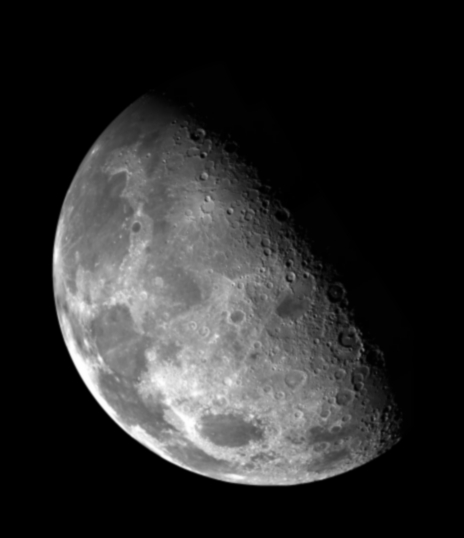
#> input picture 3/moon.jpg, 464 x 538 px
$ python 4.py
#> lines starting #> are read from the running program, lines starting #| are printed output that depends on the picture
import cv2
import numpy as np

img = cv2.imread('moon.jpg')
#> img is the input picture: shape (538, 464, 3); min 0, max 255, mean 42.6
rows, cols, ch = img.shape
#> rows = 538; cols = 464; ch = 3
pts1 = np.float32([[56, 65], [368, 52], [28, 387], [389, 390]])
pts2 = np.float32([[0, 0], [300, 0], [0, 300], [300, 300]])
M = cv2.getPerspectiveTransform(pts1, pts2)
dst = cv2.warpPerspective(img, M, (200, 200))
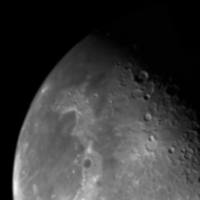
#> dst: shape (200, 200, 3); min 0, max 247, mean 56.4
cv2.imshow('Input', img)
cv2.imshow('Output', dst)
cv2.imwrite('getPerspectiveTransformImg.jpg', dst)
cv2.waitKey(0)
cv2.destroyAllWindows()

$ run again, with 3/flower.jpg copied over 3/moon.jpg
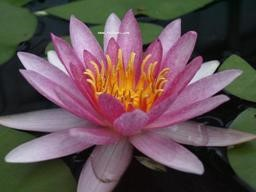
#> input picture 3/flower.jpg, 256 x 192 px
#> img is the input picture: shape (192, 256, 3); mean B, G, R 83.3, 80.9, 100.9
#> `dst = cv2.warpPerspective(img, M, (200, 200))`:
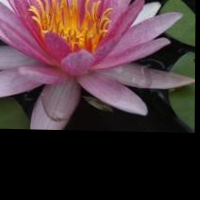
#> dst: shape (200, 200, 3); mean B, G, R 54.2, 50.9, 73.4

$ run again, with 3/mogu.png saved as 3/moon.jpg
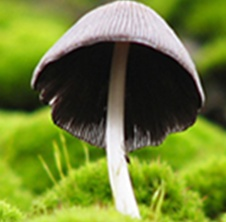
#> input picture 3/mogu.png, 226 x 222 px
#> img is the input picture: shape (222, 226, 3); mean B, G, R 52, 127.3, 111.5
#> `dst = cv2.warpPerspective(img, M, (200, 200))`:
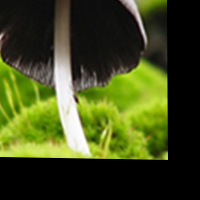
#> dst: shape (200, 200, 3); mean B, G, R 28.1, 73.7, 64.3
